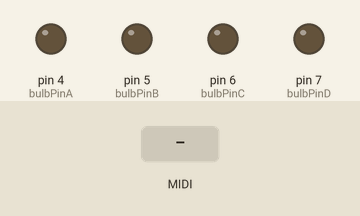
Recording of a sketch running on a simulated Arduino Uno, built with avr-gcc and run on an emulated ATmega328P. On the bench: output pins drawn as LEDs (lit = HIGH). The test bench sets the inputs (shaded band). MIDI output is not drawn.

Above: at 1.2 s.
1.3 s: MIDI note 36 received
At 1.45 s:
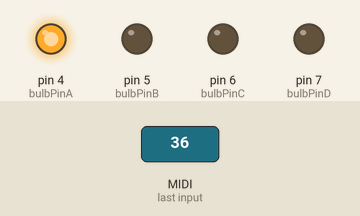
3.1 s: MIDI note 67 received
At 3.25 s:
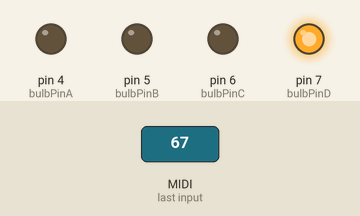
Timing chart, 0 to 6.1 s (numbered marks = the images above; inputs shaded):
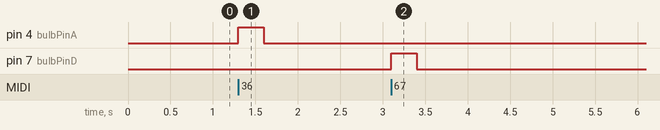

Measured:
- after the input at 1.3 s, pin 4 (bulbPinA): LOW → HIGH at once, → LOW 0.30 s later
- after the input at 3.1 s, pin 7 (bulbPinD): LOW → HIGH at once, → LOW 0.30 s later

The sketch:

MidiBulb.ino
```cpp
#include <MIDI.h>

MIDI_CREATE_DEFAULT_INSTANCE();

const int bulbPinA = 4;
const int bulbPinB = 5;
const int bulbPinC = 6;
const int bulbPinD = 7;
const int statusLed = 13;

void handleNoteOn(byte channel, byte pitch, byte velocity)
{
  switch( pitch % 4 ){
    case 0:
      digitalWrite(bulbPinA, HIGH);
      break;
    case 1:
      digitalWrite(bulbPinB, HIGH);
      break;
    case 2:
      digitalWrite(bulbPinC, HIGH);
      break;
    case 3:
      digitalWrite(bulbPinD, HIGH);
      break;
  }
  digitalWrite(statusLed, HIGH);
}

void handleNoteOff(byte channel, byte pitch, byte velocity)
{
  switch( pitch % 4 ){
    case 0:
      digitalWrite(bulbPinA, LOW);
      break;
    case 1:
      digitalWrite(bulbPinB, LOW);
      break;
    case 2:
      digitalWrite(bulbPinC, LOW);
      break;
    case 3:
      digitalWrite(bulbPinD, LOW);
      break;
  }
  digitalWrite(statusLed, LOW);
}

void setup()
{
    MIDI.setHandleNoteOn(handleNoteOn);
    MIDI.setHandleNoteOff(handleNoteOff);
    MIDI.begin(MIDI_CHANNEL_OMNI);

    pinMode(bulbPinA, OUTPUT);
    pinMode(bulbPinB, OUTPUT);
    pinMode(bulbPinC, OUTPUT);
    pinMode(bulbPinD, OUTPUT);
}

void loop()
{
    MIDI.read();
}
```
